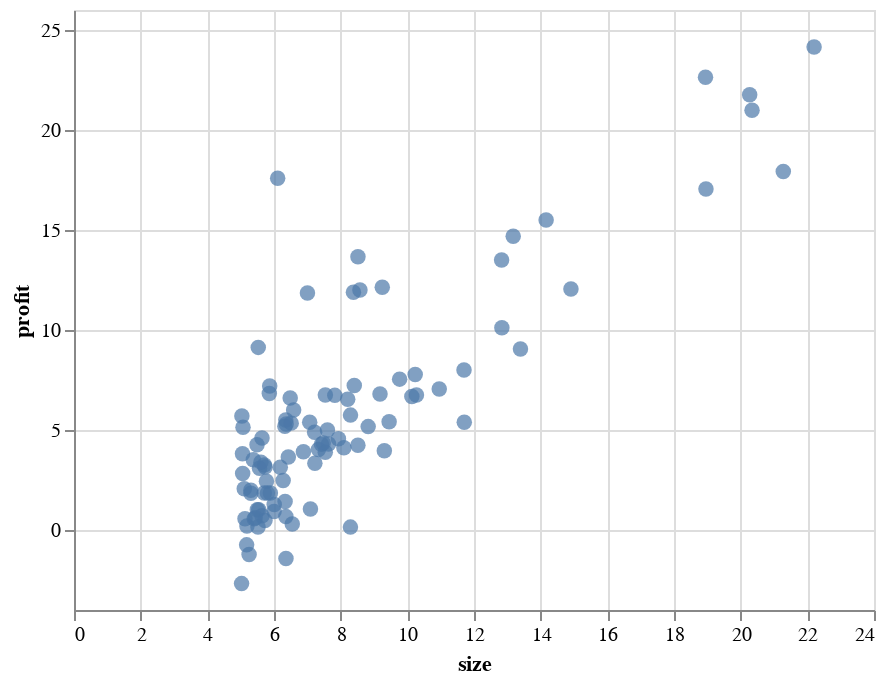

Notebook source saved alongside this figure:
### Code cell
data_plot = alt.Chart(data).mark_circle(size=60).encode(
    x='size:Q',
    y='profit:Q'
)
data_plot

### Figure 1 — Vega-Lite specification as saved in the notebook (floating-point values rounded to 4 significant figures)
{"config": {"view": {"continuousWidth": 400, "continuousHeight": 300}}, "data": {"name": "data-37f65c8fda6bacbf3ae7a4de926b4d56"}, "mark": {"type": "circle", "size": 60}, "encoding": {"x": {"type": "quantitative", "field": "size"}, "y": {"type": "quantitative", "field": "profit"}}, "$schema": "https://vega.github.io/schema/vega-lite/v4.0.2.json", "datasets": {"data-37f65c8fda6bacbf3ae7a4de926b4d56": [{"size": 6.11, "profit": 17.59}, {"size": 5.528, "profit": 9.13}, {"size": 8.519, "profit": 13.66}, {"size": 7.003, "profit": 11.85}, {"size": 5.86, "profit": 6.823}, {"size": 8.383, "profit": 11.89}, {"size": 7.476, "profit": 4.348}, {"size": 8.578, "profit": 12.0}, {"size": 6.486, "profit": 6.599}, {"size": 5.055, "profit": 3.817}, {"size": 5.711, "profit": 3.252}, {"size": 14.16, "profit": 15.51}, {"size": 5.734, "profit": 3.155}, {"size": 8.408, "profit": 7.226}, {"size": 5.641, "profit": 0.7162}, {"size": 5.379, "profit": 3.513}, {"size": 6.365, "profit": 5.305}, {"size": 5.13, "profit": 0.5608}, {"size": 6.43, "profit": 3.652}, {"size": 7.071, "profit": 5.389}, {"size": 6.189, "profit": 3.139}, {"size": 20.27, "profit": 21.77}, {"size": 5.49, "profit": 4.263}, {"size": 6.326, "profit": 5.188}, {"size": 5.565, "profit": 3.083}, {"size": 18.95, "profit": 22.64}, {"size": 12.83, "profit": 13.5}, {"size": 10.96, "profit": 7.047}, {"size": 13.18, "profit": 14.69}, {"size": 22.2, "profit": 24.15}, {"size": 5.252, "profit": -1.22}, {"size": 6.589, "profit": 5.997}, {"size": 9.248, "profit": 12.13}, {"size": 5.892, "profit": 1.849}, {"size": 8.211, "profit": 6.543}, {"size": 7.933, "profit": 4.562}, {"size": 8.096, "profit": 4.116}, {"size": 5.606, "profit": 3.393}, {"size": 12.84, "profit": 10.12}, {"size": 6.353, "profit": 5.497}, {"size": 5.407, "profit": 0.5566}, {"size": 6.883, "profit": 3.912}, {"size": 11.71, "profit": 5.385}, {"size": 5.774, "profit": 2.441}, {"size": 7.825, "profit": 6.732}, {"size": 7.093, "profit": 1.046}, {"size": 5.07, "profit": 5.134}, {"size": 5.801, "profit": 1.844}, {"size": 11.7, "profit": 8.004}, {"size": 5.542, "profit": 1.018}, {"size": 7.54, "profit": 6.75}, {"size": 5.308, "profit": 1.84}, {"size": 7.424, "profit": 4.288}, {"size": 7.603, "profit": 4.998}, {"size": 6.333, "profit": 1.423}, {"size": 6.359, "profit": -1.421}, {"size": 6.274, "profit": 2.476}, {"size": 5.64, "profit": 4.604}, {"size": 9.31, "profit": 3.962}, {"size": 9.454, "profit": 5.414}, {"size": 8.825, "profit": 5.169}, {"size": 5.179, "profit": -0.7428}, {"size": 21.28, "profit": 17.93}, {"size": 14.91, "profit": 12.05}, {"size": 18.96, "profit": 17.05}, {"size": 7.218, "profit": 4.885}, {"size": 8.295, "profit": 5.744}, {"size": 10.24, "profit": 7.775}, {"size": 5.499, "profit": 1.017}, {"size": 20.34, "profit": 20.99}, {"size": 10.14, "profit": 6.68}, {"size": 7.335, "profit": 4.026}, {"size": 6.006, "profit": 1.278}, {"size": 7.226, "profit": 3.341}, {"size": 5.027, "profit": -2.681}, {"size": 6.548, "profit": 0.2968}, {"size": 7.539, "profit": 3.885}, {"size": 5.037, "profit": 5.701}, {"size": 10.27, "profit": 6.753}, {"size": 5.108, "profit": 2.058}, {"size": 5.729, "profit": 0.4795}, {"size": 5.188, "profit": 0.2042}, {"size": 6.356, "profit": 0.6786}, {"size": 9.769, "profit": 7.543}, {"size": 6.516, "profit": 5.344}, {"size": 8.517, "profit": 4.242}, {"size": 9.18, "profit": 6.798}, {"size": 6.002, "profit": 0.927}, {"size": 5.52, "profit": 0.152}, {"size": 5.059, "profit": 2.821}, {"size": 5.708, "profit": 1.845}, {"size": 7.637, "profit": 4.296}, {"size": 5.871, "profit": 7.203}, {"size": 5.305, "profit": 1.987}, {"size": 8.293, "profit": 0.1445}, {"size": 13.39, "profit": 9.055}, {"size": 5.437, "profit": 0.617}]}}
